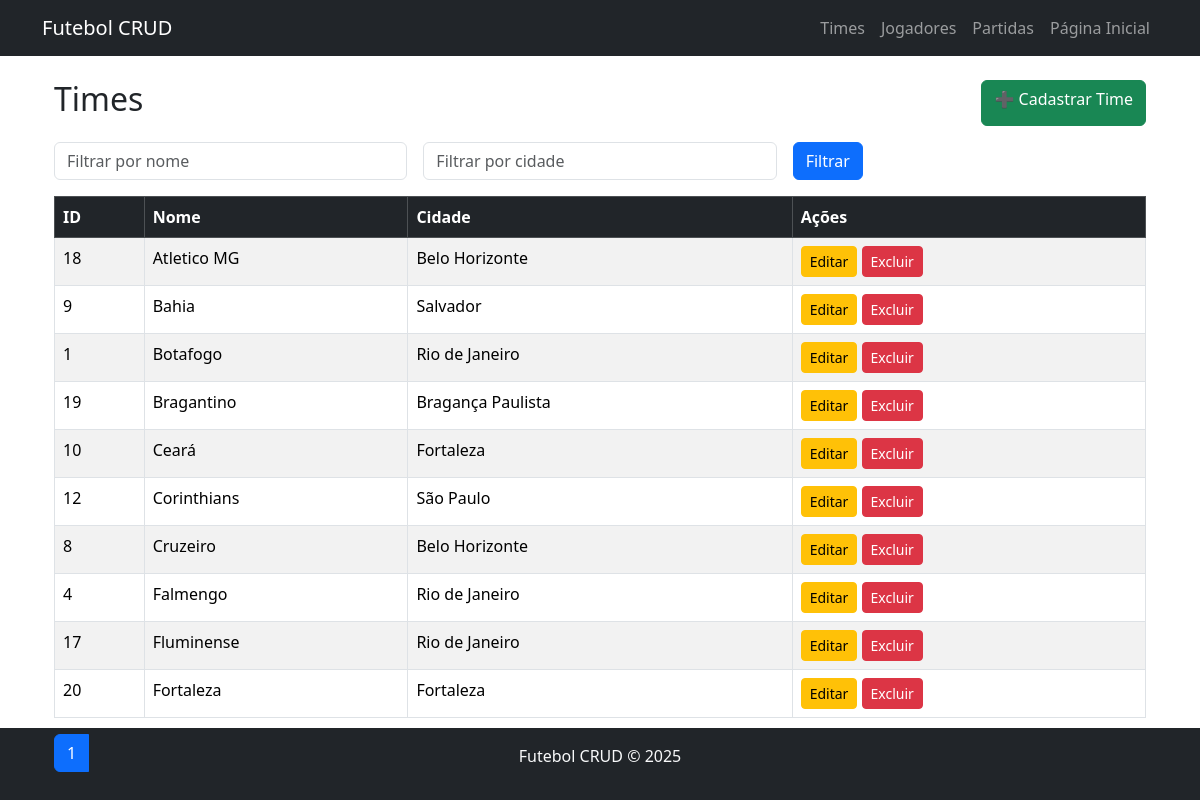
Before: /public/times/read.php with the older database file.
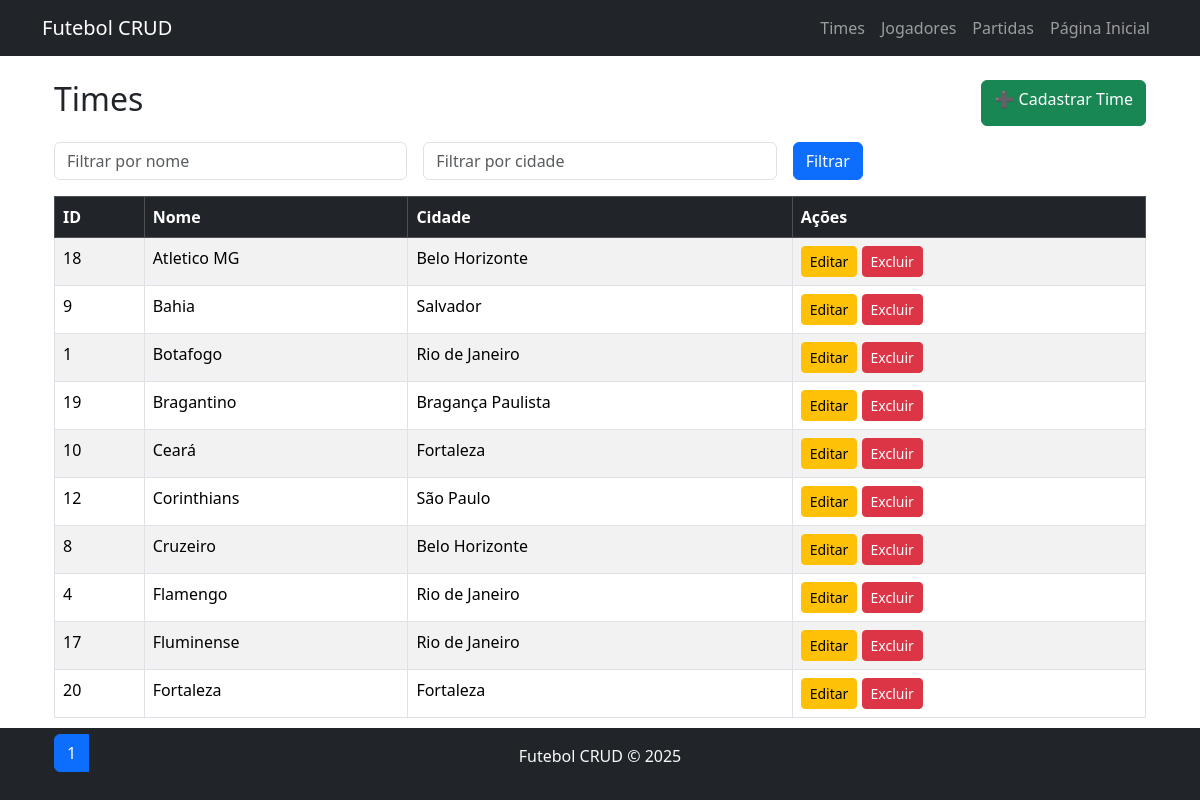
After: the same page with the newer database file.
### tables this page shows
CREATE TABLE times (
    id INT AUTO_INCREMENT PRIMARY KEY,
    nome VARCHAR(100) NOT NULL,
    cidade VARCHAR(100) NOT NULL
);

### public/times/read.php (the view, shortened to what this page needs)
<?php
include('../../includes/db.php');
include('../../includes/header.php');
$nomeFiltro = $_GET['nome'] ?? '';
$cidadeFiltro = $_GET['cidade'] ?? '';
$pagina = $_GET['pagina'] ?? 1;
$itens_por_pagina = 10;
$offset = ($pagina - 1) * $itens_por_pagina;
$sqlCount = "SELECT COUNT(*) as total FROM times WHERE 1=1";
$stmtCount = $conn->prepare($sqlCount);
$stmtCount->execute();
$total_registros = $stmtCount->get_result()->fetch_assoc()['total'];
$total_paginas = ceil($total_registros / $itens_por_pagina);
$sql = "SELECT * FROM times WHERE 1=1";
$params = [];
$types = "";
$sql .= " ORDER BY nome ASC LIMIT ?, ?";
$params[] = $offset;
$params[] = $itens_por_pagina;
$types .= "ii";
$stmt = $conn->prepare($sql);
$stmt->bind_param($types, ...$params);
$stmt->execute();
$result = $stmt->get_result();
?>
<div class="container mt-4">
    <div class="d-flex justify-content-between mb-3">
        <h2>Times</h2>
        <a class="btn btn-success" href="create.php">➕ Cadastrar Time</a>
    </div>
    <form method="GET" class="row g-3 mb-3">
        <div class="col-md-4">
            <input type="text" name="nome" class="form-control" placeholder="Filtrar por nome"
                   value="<?= htmlspecialchars($nomeFiltro) ?>">
        </div>
        <div class="col-md-4">
            <input type="text" name="cidade" class="form-control" placeholder="Filtrar por cidade"
                   value="<?= htmlspecialchars($cidadeFiltro) ?>">
        </div>
        <div class="col-md-4">
            <button type="submit" class="btn btn-primary">Filtrar</button>
            </div>
    </form>
    <table class="table table-striped table-bordered">
        <thead class="table-dark">
            <tr>
                <th>ID</th>
                <th>Nome</th>
                <th>Cidade</th>
                <th>Ações</th>
            </tr>
        </thead>
        <tbody>
            <?php while($row = $result->fetch_assoc()): ?>
                <tr>
                    <td><?= $row['id'] ?></td>
                    <td><?= htmlspecialchars($row['nome']) ?></td>
                    <td><?= htmlspecialchars($row['cidade']) ?></td>
                    <td>
                        <a href="update.php?id=<?= $row['id'] ?>" class="btn btn-sm btn-warning">Editar</a>
                        <a href="delete.php?id=<?= $row['id'] ?>" class="btn btn-sm btn-danger"
                           onclick="return confirm('Deseja realmente excluir o time <?= $row['nome'] ?>?')">
                           Excluir
                        </a>
                    </td>
                </tr>
            <?php endwhile; ?>
        </tbody>
    </table>
    <nav>
        <ul class="pagination">
            <?php for ($i = 1; $i <= $total_paginas; $i++): ?>
                <li class="page-item <?= ($i == $pagina) ? 'active' : '' ?>">
                    <a class="page-link" href="?pagina=<?= $i ?>&nome=<?= $nomeFiltro ?>&cidade=<?= $cidadeFiltro ?>">
                        <?= $i ?>
                    </a>
                </li>
            <?php endfor; ?>
        </ul>
    </nav>
</div>
<?php include('../../includes/footer.php'); ?>
<link rel="stylesheet" href="../../style/style.css">

Changed rows visible on the page:
changed times id 4: nome "Falmengo" → "Flamengo"
